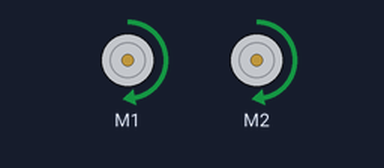
This sketch was run on a simulated Arduino Uno, built with avr-gcc and run on an emulated ATmega328P. Parts: 2 × DC motor (green arrow = forward, orange = backward, longer = faster).

Above: at 0.1 s.
At 5.1 s:
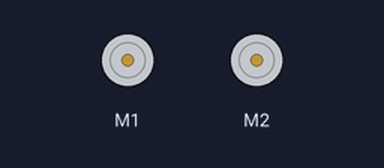
Timing chart, 0 to 6.6 s (numbered marks = the images above):
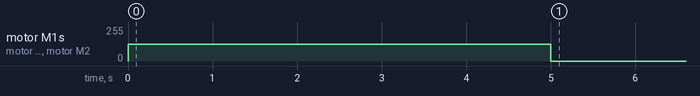

Measured:
- by itself, motor M1, motor M2: stopped → forward 127/255 at 0.00 s, → stopped 5.0 s later

The sketch:

milestone1_code.ino
```cpp
#include <ZumoShield.h>

ZumoMotors motors;

// speed: 0 (stop) - 400 (full)
int SPEED = 200;

void setup() {
  // put your setup code here, to run once:
}

void loop() {
  // put your main code here, to run repeatedly:
  motors.setSpeeds(SPEED, SPEED);
  delay(5000);
  SPEED = 0;
}
```
